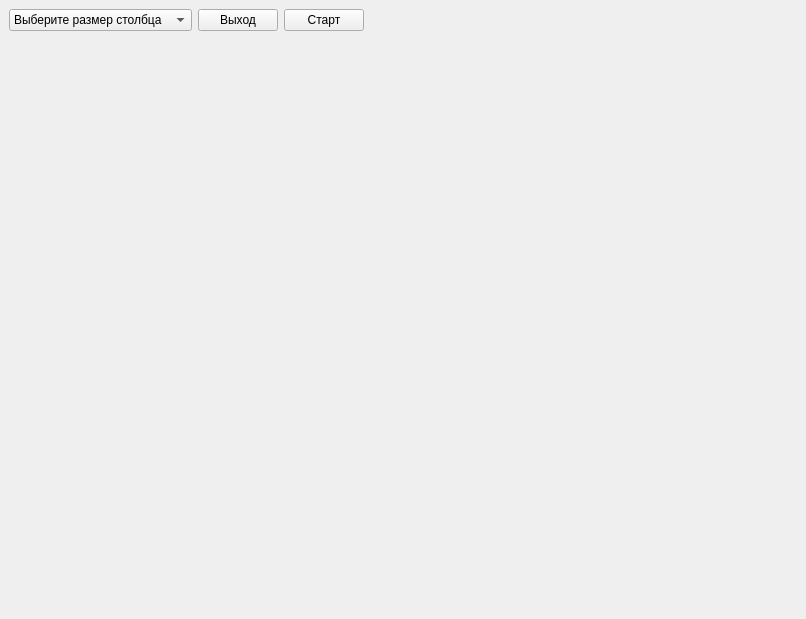
<?xml version="1.0" encoding="UTF-8"?>
<ui version="4.0">
 <class>MainWindow</class>
 <widget class="QMainWindow" name="MainWindow">
  <property name="geometry">
   <rect>
    <x>0</x>
    <y>0</y>
    <width>806</width>
    <height>619</height>
   </rect>
  </property>
  <property name="windowTitle">
   <string>MainWindow</string>
  </property>
  <widget class="QWidget" name="centralwidget">
   <layout class="QGridLayout" name="gridLayout">
    <item row="0" column="0">
     <widget class="QComboBox" name="comboBox">
      <item>
       <property name="text">
        <string>Выберите размер столбца</string>
       </property>
      </item>
      <item>
       <property name="text">
        <string>4000</string>
       </property>
      </item>
      <item>
       <property name="text">
        <string>3000</string>
       </property>
      </item>
      <item>
       <property name="text">
        <string>2000</string>
       </property>
      </item>
      <item>
       <property name="text">
        <string>1000</string>
       </property>
      </item>
     </widget>
    </item>
    <item row="1" column="0" rowspan="2" colspan="9">
     <widget class="QWidget" name="widget" native="true">
      <property name="minimumSize">
       <size>
        <width>782</width>
        <height>512</height>
       </size>
      </property>
     </widget>
    </item>
    <item row="0" column="1">
     <widget class="QPushButton" name="exit">
      <property name="text">
       <string>Выход</string>
      </property>
     </widget>
    </item>
    <item row="0" column="2">
     <widget class="QPushButton" name="start">
      <property name="text">
       <string>Старт</string>
      </property>
     </widget>
    </item>
   </layout>
  </widget>
 </widget>
 <resources/>
 <connections/>
</ui>
